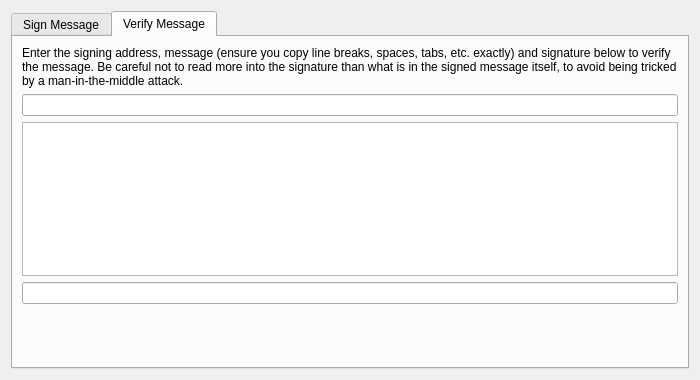
<?xml version="1.0" encoding="UTF-8"?>
<ui version="4.0">
 <class>SignVerifyMessageDialog</class>
 <widget class="QDialog" name="SignVerifyMessageDialog">
  <property name="geometry">
   <rect>
    <x>0</x>
    <y>0</y>
    <width>700</width>
    <height>380</height>
   </rect>
  </property>
  <property name="windowTitle">
   <string>Signatures - Sign / Verify a Message</string>
  </property>
  <property name="modal">
   <bool>true</bool>
  </property>
  <layout class="QVBoxLayout" name="verticalLayout">
   <item>
    <widget class="QTabWidget" name="tabWidget">
     <property name="currentIndex">
      <number>1</number>
     </property>
     <widget class="QWidget" name="tabSignMessage">
      <attribute name="title">
       <string>Sign Message</string>
      </attribute>
      <layout class="QVBoxLayout" name="verticalLayout_SM">
       <item>
        <widget class="QLabel" name="infoLabel_SM">
         <property name="text">
          <string>You can sign messages with your addresses to prove you own them. Be careful not to sign anything vague, as phishing attacks may try to trick you into signing your identity over to them. Only sign fully-detailed statements you agree to.</string>
         </property>
         <property name="textFormat">
          <enum>Qt::PlainText</enum>
         </property>
         <property name="wordWrap">
          <bool>true</bool>
         </property>
        </widget>
       </item>
       <item>
        <layout class="QHBoxLayout" name="horizontalLayout_1_SM">
         <property name="spacing">
          <number>0</number>
         </property>
         <item>
          <widget class="QValidatedLineEdit" name="addressIn_SM">
           <property name="toolTip">
            <string>The Ittrium address to sign the message with</string>
           </property>
          </widget>
         </item>
         <item>
          <widget class="QtMaterialFlatButton" name="addressBookButton_SM" native="true">
           <property name="toolTip">
            <string>Choose previously used address</string>
           </property>
           <property name="text" stdset="0">
            <string/>
           </property>
           <property name="icon" stdset="0">
            <iconset resource="../ittrium.qrc">
             <normaloff>:/icons/address-book</normaloff>:/icons/address-book</iconset>
           </property>
           <property name="shortcut" stdset="0">
            <string>Alt+A</string>
           </property>
           <property name="autoDefault" stdset="0">
            <bool>false</bool>
           </property>
          </widget>
         </item>
         <item>
          <widget class="QtMaterialFlatButton" name="pasteButton_SM" native="true">
           <property name="toolTip">
            <string>Paste address from clipboard</string>
           </property>
           <property name="text" stdset="0">
            <string/>
           </property>
           <property name="icon" stdset="0">
            <iconset resource="../ittrium.qrc">
             <normaloff>:/icons/editpaste</normaloff>:/icons/editpaste</iconset>
           </property>
           <property name="shortcut" stdset="0">
            <string>Alt+P</string>
           </property>
           <property name="autoDefault" stdset="0">
            <bool>false</bool>
           </property>
          </widget>
         </item>
        </layout>
       </item>
       <item>
        <widget class="QPlainTextEdit" name="messageIn_SM">
         <property name="toolTip">
          <string>Enter the message you want to sign here</string>
         </property>
        </widget>
       </item>
       <item>
        <widget class="QLabel" name="signatureLabel_SM">
         <property name="text">
          <string>Signature</string>
         </property>
         <property name="textFormat">
          <enum>Qt::PlainText</enum>
         </property>
        </widget>
       </item>
       <item>
        <layout class="QHBoxLayout" name="horizontalLayout_2_SM">
         <property name="spacing">
          <number>0</number>
         </property>
         <item>
          <widget class="QLineEdit" name="signatureOut_SM">
           <property name="font">
            <font>
             <italic>true</italic>
            </font>
           </property>
           <property name="readOnly">
            <bool>true</bool>
           </property>
          </widget>
         </item>
         <item>
          <widget class="QtMaterialFlatButton" name="copySignatureButton_SM" native="true">
           <property name="toolTip">
            <string>Copy the current signature to the system clipboard</string>
           </property>
           <property name="text" stdset="0">
            <string/>
           </property>
           <property name="icon" stdset="0">
            <iconset resource="../ittrium.qrc">
             <normaloff>:/icons/editcopy</normaloff>:/icons/editcopy</iconset>
           </property>
           <property name="autoDefault" stdset="0">
            <bool>false</bool>
           </property>
          </widget>
         </item>
        </layout>
       </item>
       <item>
        <layout class="QHBoxLayout" name="horizontalLayout_3_SM">
         <item>
          <widget class="QtMaterialFlatButton" name="signMessageButton_SM" native="true">
           <property name="toolTip">
            <string>Sign the message to prove you own this Ittrium address</string>
           </property>
           <property name="text" stdset="0">
            <string>Sign Message</string>
           </property>
           <property name="icon" stdset="0">
            <iconset resource="../ittrium.qrc">
             <normaloff>:/icons/edit</normaloff>:/icons/edit</iconset>
           </property>
           <property name="autoDefault" stdset="0">
            <bool>false</bool>
           </property>
          </widget>
         </item>
         <item>
          <widget class="QtMaterialFlatButton" name="clearButton_SM" native="true">
           <property name="toolTip">
            <string>Reset all sign message fields</string>
           </property>
           <property name="text" stdset="0">
            <string>Clear All</string>
           </property>
           <property name="icon" stdset="0">
            <iconset resource="../ittrium.qrc">
             <normaloff>:/icons/remove</normaloff>:/icons/remove</iconset>
           </property>
           <property name="autoDefault" stdset="0">
            <bool>false</bool>
           </property>
          </widget>
         </item>
         <item>
          <spacer name="horizontalSpacer_1_SM">
           <property name="orientation">
            <enum>Qt::Horizontal</enum>
           </property>
           <property name="sizeHint" stdset="0">
            <size>
             <width>40</width>
             <height>48</height>
            </size>
           </property>
          </spacer>
         </item>
         <item>
          <widget class="QLabel" name="statusLabel_SM">
           <property name="font">
            <font>
             <weight>75</weight>
             <bold>true</bold>
            </font>
           </property>
           <property name="text">
            <string/>
           </property>
           <property name="wordWrap">
            <bool>true</bool>
           </property>
          </widget>
         </item>
         <item>
          <spacer name="horizontalSpacer_2_SM">
           <property name="orientation">
            <enum>Qt::Horizontal</enum>
           </property>
           <property name="sizeHint" stdset="0">
            <size>
             <width>40</width>
             <height>48</height>
            </size>
           </property>
          </spacer>
         </item>
        </layout>
       </item>
      </layout>
     </widget>
     <widget class="QWidget" name="tabVerifyMessage">
      <attribute name="title">
       <string>Verify Message</string>
      </attribute>
      <layout class="QVBoxLayout" name="verticalLayout_VM">
       <item>
        <widget class="QLabel" name="infoLabel_VM">
         <property name="text">
          <string>Enter the signing address, message (ensure you copy line breaks, spaces, tabs, etc. exactly) and signature below to verify the message. Be careful not to read more into the signature than what is in the signed message itself, to avoid being tricked by a man-in-the-middle attack.</string>
         </property>
         <property name="textFormat">
          <enum>Qt::PlainText</enum>
         </property>
         <property name="alignment">
          <set>Qt::AlignLeading|Qt::AlignLeft|Qt::AlignTop</set>
         </property>
         <property name="wordWrap">
          <bool>true</bool>
         </property>
        </widget>
       </item>
       <item>
        <layout class="QHBoxLayout" name="horizontalLayout_1_VM">
         <property name="spacing">
          <number>0</number>
         </property>
         <item>
          <widget class="QValidatedLineEdit" name="addressIn_VM">
           <property name="toolTip">
            <string>The Ittrium address the message was signed with</string>
           </property>
          </widget>
         </item>
         <item>
          <widget class="QtMaterialFlatButton" name="addressBookButton_VM" native="true">
           <property name="toolTip">
            <string>Choose previously used address</string>
           </property>
           <property name="text" stdset="0">
            <string/>
           </property>
           <property name="icon" stdset="0">
            <iconset resource="../ittrium.qrc">
             <normaloff>:/icons/address-book</normaloff>:/icons/address-book</iconset>
           </property>
           <property name="shortcut" stdset="0">
            <string>Alt+A</string>
           </property>
           <property name="autoDefault" stdset="0">
            <bool>false</bool>
           </property>
          </widget>
         </item>
        </layout>
       </item>
       <item>
        <widget class="QPlainTextEdit" name="messageIn_VM"/>
       </item>
       <item>
        <widget class="QValidatedLineEdit" name="signatureIn_VM"/>
       </item>
       <item>
        <layout class="QHBoxLayout" name="horizontalLayout_2_VM">
         <item>
          <widget class="QtMaterialFlatButton" name="verifyMessageButton_VM" native="true">
           <property name="toolTip">
            <string>Verify the message to ensure it was signed with the specified Ittrium address</string>
           </property>
           <property name="text" stdset="0">
            <string>Verify Message</string>
           </property>
           <property name="icon" stdset="0">
            <iconset resource="../ittrium.qrc">
             <normaloff>:/icons/transaction_0</normaloff>:/icons/transaction_0</iconset>
           </property>
           <property name="autoDefault" stdset="0">
            <bool>false</bool>
           </property>
          </widget>
         </item>
         <item>
          <widget class="QtMaterialFlatButton" name="clearButton_VM" native="true">
           <property name="toolTip">
            <string>Reset all verify message fields</string>
           </property>
           <property name="text" stdset="0">
            <string>Clear All</string>
           </property>
           <property name="icon" stdset="0">
            <iconset resource="../ittrium.qrc">
             <normaloff>:/icons/remove</normaloff>:/icons/remove</iconset>
           </property>
           <property name="autoDefault" stdset="0">
            <bool>false</bool>
           </property>
          </widget>
         </item>
         <item>
          <spacer name="horizontalSpacer_1_VM">
           <property name="orientation">
            <enum>Qt::Horizontal</enum>
           </property>
           <property name="sizeHint" stdset="0">
            <size>
             <width>40</width>
             <height>48</height>
            </size>
           </property>
          </spacer>
         </item>
         <item>
          <widget class="QLabel" name="statusLabel_VM">
           <property name="font">
            <font>
             <weight>75</weight>
             <bold>true</bold>
            </font>
           </property>
           <property name="text">
            <string/>
           </property>
           <property name="wordWrap">
            <bool>true</bool>
           </property>
          </widget>
         </item>
         <item>
          <spacer name="horizontalSpacer_2_VM">
           <property name="orientation">
            <enum>Qt::Horizontal</enum>
           </property>
           <property name="sizeHint" stdset="0">
            <size>
             <width>40</width>
             <height>48</height>
            </size>
           </property>
          </spacer>
         </item>
        </layout>
       </item>
      </layout>
     </widget>
    </widget>
   </item>
  </layout>
 </widget>
 <customwidgets>
  <customwidget>
   <class>QtMaterialFlatButton</class>
   <extends>QWidget</extends>
   <header>qtmaterialflatbutton.h</header>
  </customwidget>
  <customwidget>
   <class>QValidatedLineEdit</class>
   <extends>QLineEdit</extends>
   <header>qvalidatedlineedit.h</header>
  </customwidget>
 </customwidgets>
 <resources>
  <include location="../ittrium.qrc"/>
 </resources>
 <connections/>
</ui>
